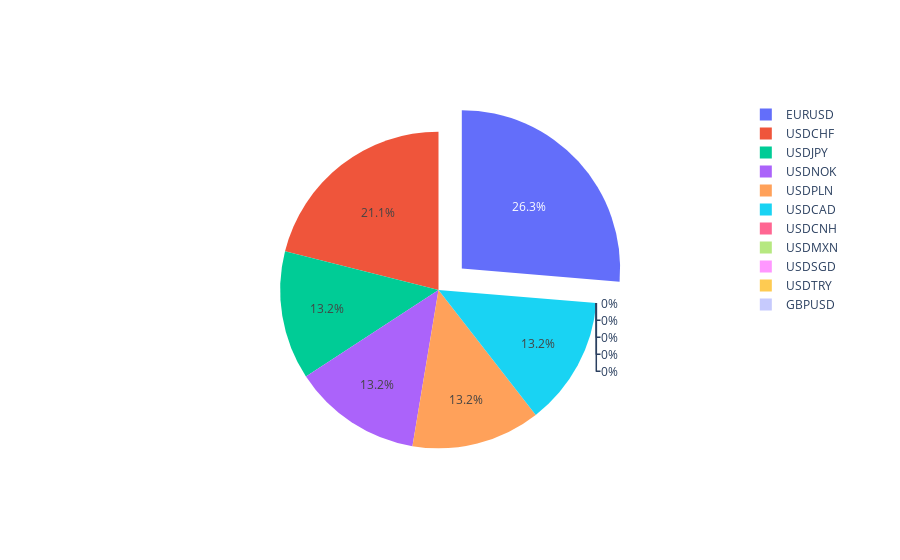

Here is the notebook cell this chart was saved with:
### Markdown cell above
### Miguel

### Code cell
vs.grafica_1(dta.mtm)

### Figure 1 — Plotly figure (JSON) as saved in the notebook; plotly's stock layout.template omitted (floating-point values rounded to 4 significant figures)
{"data": [{"labels": ["USDJPY", "USDCHF", "USDCNH", "USDMXN", "USDNOK", "USDSGD", "USDPLN", "USDCAD", "USDTRY", "EURUSD", "GBPUSD"], "pull": [0, 0, 0, 0, 0, 0, 0, 0, 0, 0.2, 0], "type": "pie", "values": [50, 80, 0, 0, 50, 0, 50, 50, 0, 100, 0]}], "layout": {}}
